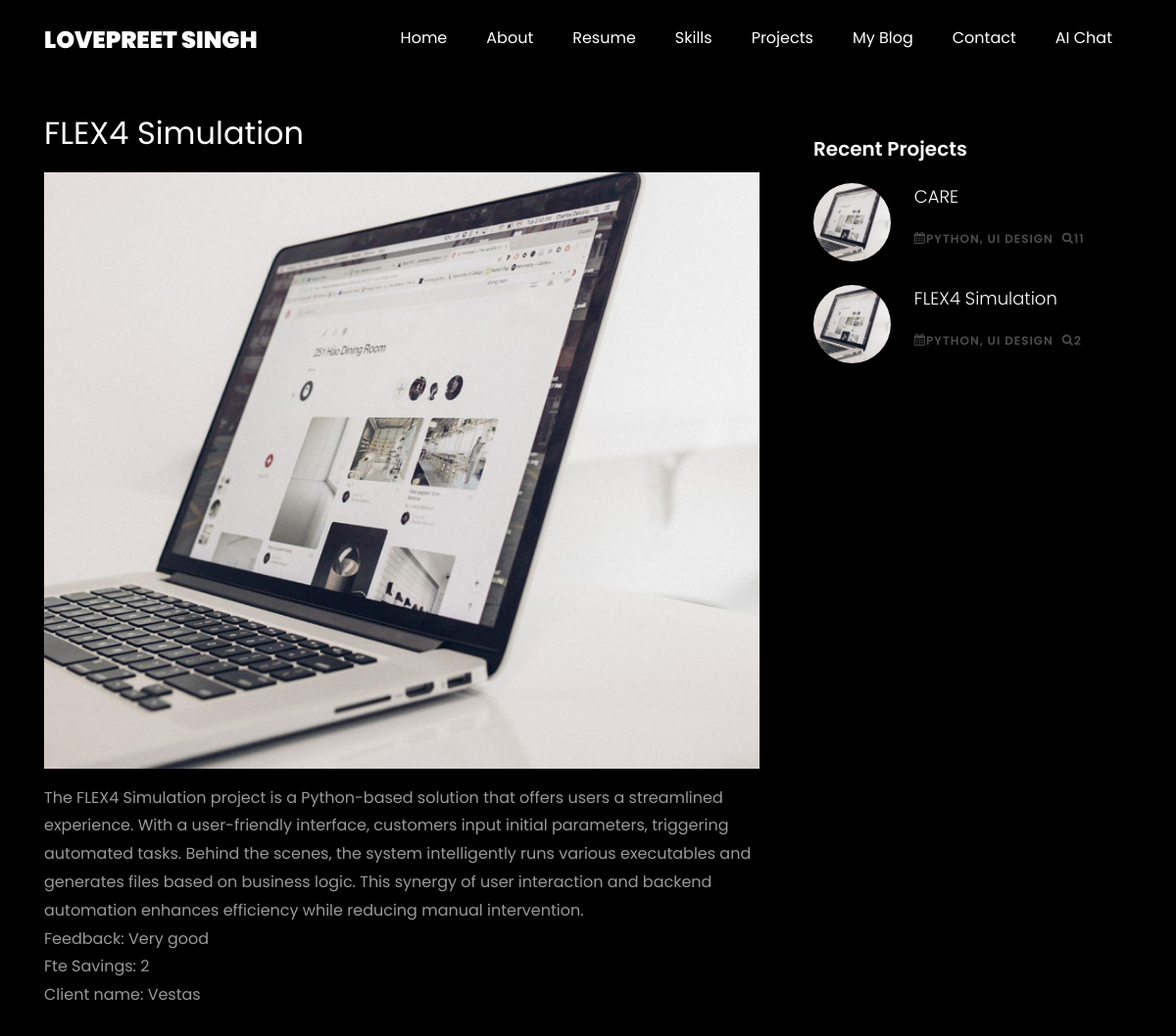
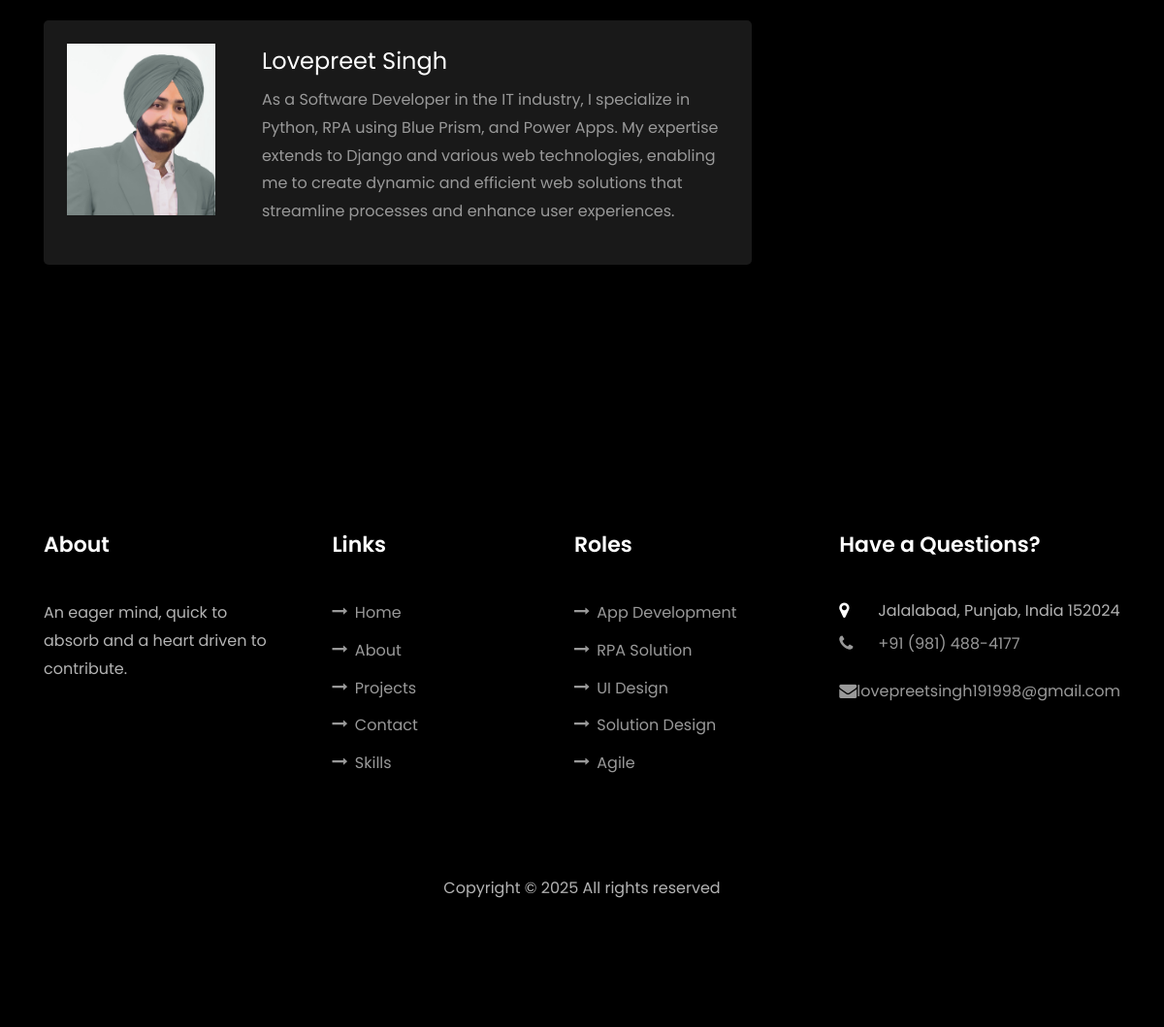
/project/1/, run on the app's committed database (2 pictures, top to bottom).
### home/models.py (models this page shows, shortened)
class Project(models.Model):
    name = models.CharField(max_length=100)
    description = models.TextField()
    technologies_used = models.CharField(max_length=200)
    fte_savings = models.PositiveIntegerField()
    feedback = models.TextField()
    projectimgurl= models.CharField(max_length=255,unique=False,default="images/image_2.jpg")
    client_name = models.CharField(max_length=100)
    client_email = models.EmailField()
    client_phone = models.CharField(max_length=20)

### home/views.py (the view)
# urls.py: path('project/<int:project_id>/', views.project_detail, name='project_detail'),
def project_detail(request, project_id):
    project = get_object_or_404(Project, pk=project_id)
    projects =  Project.objects.order_by('name')[:5]
    return render(request, 'project.html', {'project': project,'projects':projects})

### templates/project.html
{% extends "base.html" %}
{% load static %}
{% block body %}
    <section class="ftco-section">
      <div class="container">
        <div class="row">
          <div class="col-lg-8 ftco-animate">
            <h2 class="mb-3">{{ project.name }}</h2>
            <p>
              <img src="{% static project.projectimgurl %}" alt="" class="img-fluid">
            </p>
            {{ project.description|safe }}
            <DIV>Feedback: {{ project.feedback|safe }}</DIV>
            <DIV>Fte Savings: {{ project.fte_savings|safe }}</DIV>
            <DIV>Client name: {{ project.client_name|safe }}</DIV>
          <div class="tag-widget post-tag-container mb-5 mt-5">
            <div class="about-author d-flex p-4 bg-dark">
              <div class="bio mr-5">
                <img src="{% static 'images/about.jpg' %}" alt="Image placeholder" class="img-fluid mb-4">
              </div>
              <div class="desc">
                <h3>Lovepreet Singh</h3>
                <p>As a Software Developer in the IT industry, I specialize in Python, RPA using Blue Prism, and Power Apps. My expertise extends to Django and various web technologies, enabling me to create dynamic and efficient web solutions that streamline processes and enhance user experiences.</p>
              </div>
            </div>
            </div>
          </div>
          <div class="col-lg-4 sidebar ftco-animate">
          <div class="sidebar-box ftco-animate">
            <h3 class="heading-sidebar">Recent Projects</h3>
            {% for p in projects %}
            <div class="block-21 mb-4 d-flex">
              <a class="blog-img mr-4" style="background-image: url('{% static p.projectimgurl %}');"></a>
              <div class="text">
                <h3 class="heading"><a href="{% url 'project_detail' p.id %}">{{ p.name }}</a></h3>
                <div class="meta">
                  <div><a href="{% url 'project_detail' p.id %}"><span class="icon-calendar"></span>{{ p.technologies_used }}</a></div>
                  <div><a href="{% url 'project_detail' p.id %}"><span class="icon-search"></span>{{ p.fte_savings }}</a></div>
                </div>
              </div>
            </div>
            {% endfor %}
          </div>
        </div>
        </div>
      </div>
    </section>
    {% endblock body %}

### static/css/icomoon.css (style rules this page uses)
[class^="icon-"], [class*=" icon-"] { font-family: 'icomoon' !important; speak: none; font-style: normal; font-weight: normal; font-variant: normal; text-transform: none; line-height: 1; -webkit-font-smoothing: antialiased; -moz-osx-font-smoothing: grayscale; }
.icon-search:before { content: "\f002"; }
.icon-calendar:before { content: "\f073"; }

### data on the page
Project: name "FLEX4 Simulation", projectimgurl (picture), description "The FLEX4 Simulation project is a Python-based solution that offers users a streamlined experience. With a user-friendly interface, customers input initial parameters, triggering automated tasks. Behind the scenes, the system intelligently runs various executables and generates files based on business logic. This synergy of user interaction and backend automation enhances efficiency while reducing manual intervention.", feedback "Very good", fte_savings "2", client_name "Vestas", technologies_used "PYTHON, UI DESIGN"
Project: projectimgurl (picture), name "CARE", technologies_used "PYTHON, UI DESIGN", fte_savings "11"
